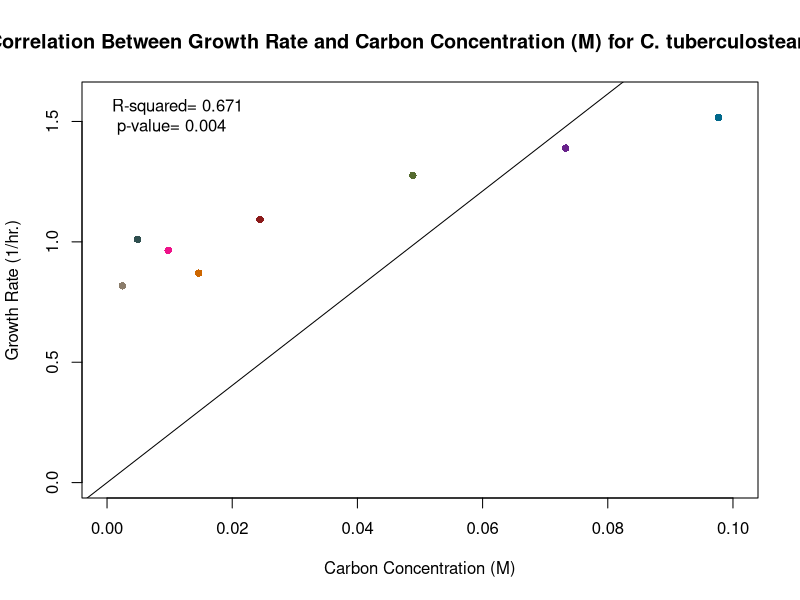
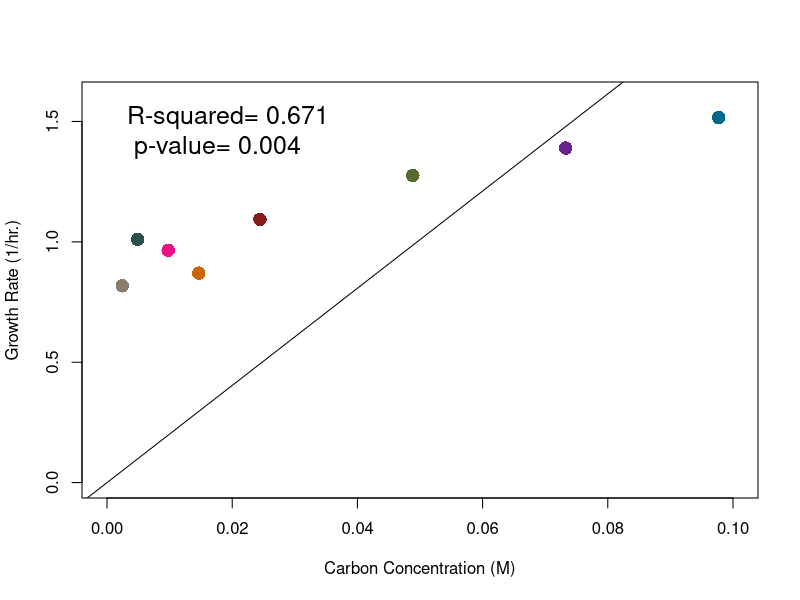
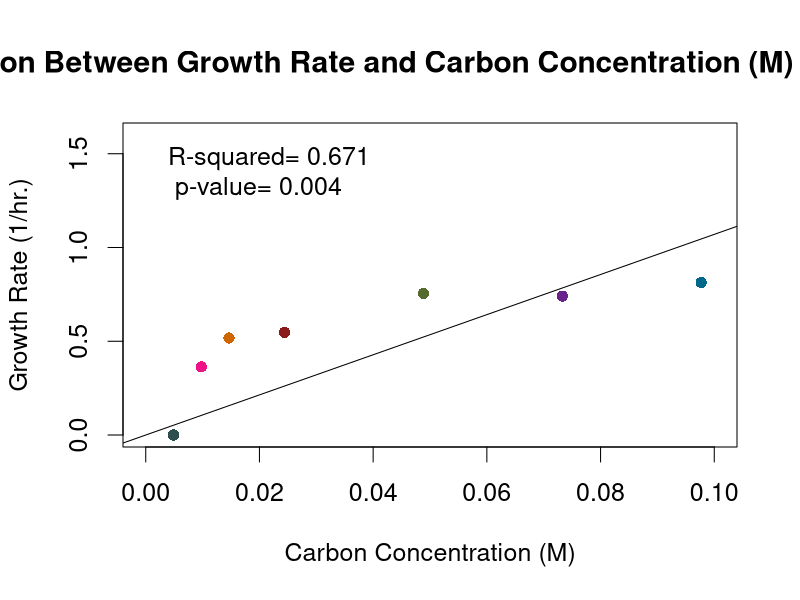
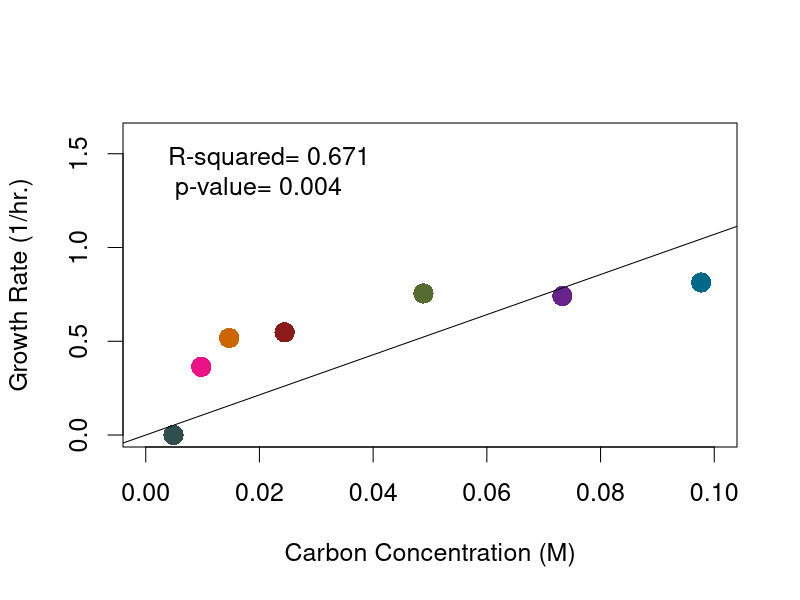
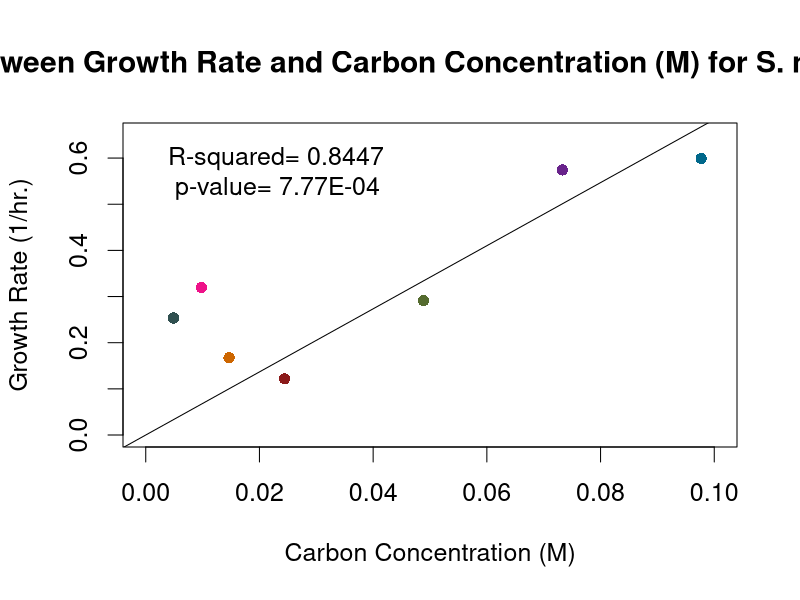
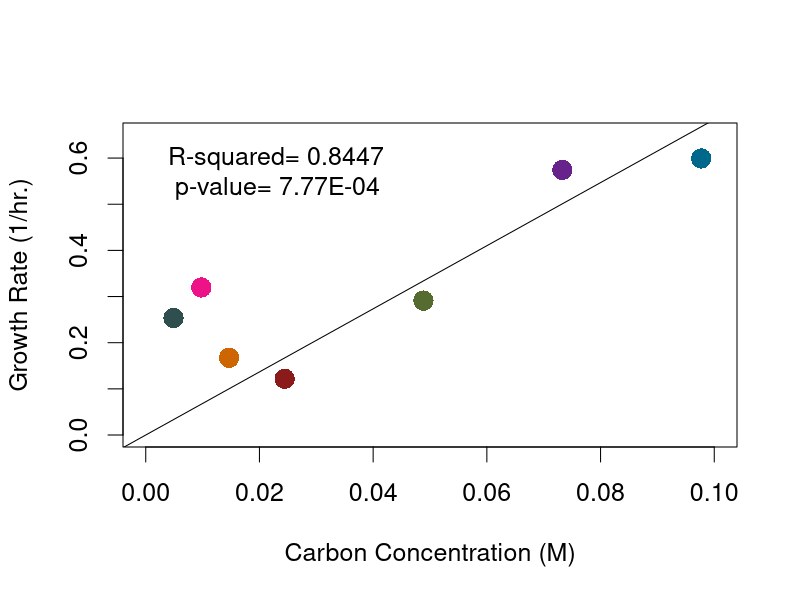
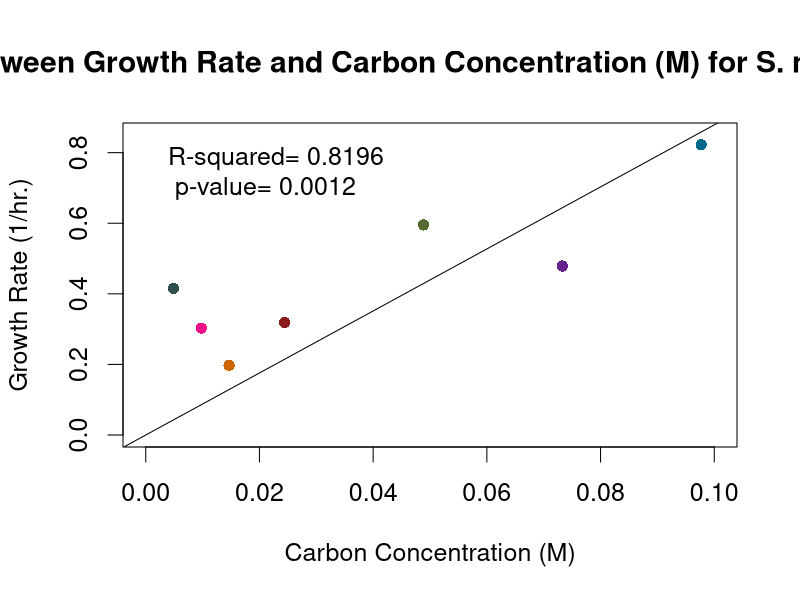
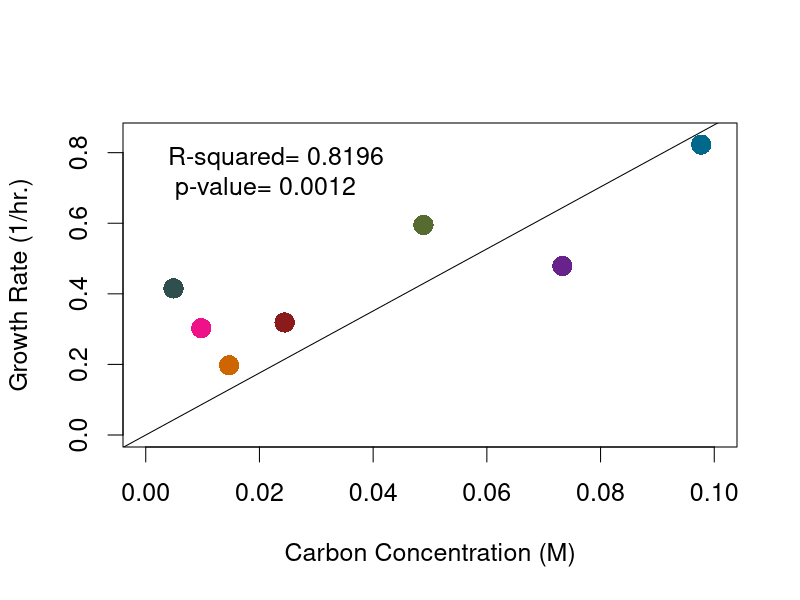

These figures' R source, in order:
#Last run 04/10/2020

#Clear Workspace 
rm(list=ls())

#################################################
#Create scatterplots for GR-CC relationships 
#################################################

####################################################################################################
#C. tuberculostearicum in carbon concentrations 
CC_Ct <- c(0.097702197,
           0.073276648,
           0.048851098,
           0.024425549,
           0.01465533,
           0.00977022,
           0.00488511,
           0.002442555)

GR_Ct <- c(1.5164,
           1.389425,
           1.276025,
           1.093125,
           0.870075,
           0.9651,
           1.01045,
           0.8175)

DF_Ct <- data.frame(CC_Ct, GR_Ct)
DF_Ct

#Generate a linear regression model of the two variables with the lm function 
Ct.lm <- lm(GR_Ct ~ CC_Ct + 1, data=DF_Ct)
Ct.lm2 <- lm(GR_Ct ~ 0 + CC_Ct, data=DF_Ct) #Tells the lm() to fit the line through the origin
summary(Ct.lm)
summary(Ct.lm2)

#Colors
colors <- c("deepskyblue4", "darkorchid4", "darkolivegreen", "firebrick4", "darkorange3", "deeppink2", "darkslategray", "bisque4")


#Create scatter plot of points using plot function
plot(CC_Ct, GR_Ct,
     xlab="Carbon Concentration (M)",
     ylab="Growth Rate (1/hr.)",
     xlim= c(0, 0.1),
     ylim= c(0, 1.6),
     col = colors,
     main="Correlation Between Growth Rate and Carbon Concentration (M) for C. tuberculostearicum",
     pch=16)

abline(lm(Ct.lm2))
legend("topleft", bty="n", legend= paste("R-squared= 0.671 \n p-value= 0.004"))

#abline(lm(Ct.lm))
#legend("topleft", bty="n", legend= paste("R-squared= 0.910 \n p-value= 0.00016"))

#Create scatter plot of points using plot function - without graph labels 
plot(CC_Ct, GR_Ct,
     xlab= "Carbon Concentration (M)",
     ylab= "Growth Rate (1/hr.)",
     xlim= c(0, 0.1),
     ylim= c(0, 1.6),
     cex= 1.8,
     col = colors,
     pch=16)

abline(lm(Ct.lm2))
op <- par(cex= 1.5)
legend("topleft", bty="n", legend= paste("R-squared= 0.671 \n p-value= 0.004"))

####################################################################################################
#S. aureus in carbon concentrations 
CC_Sa <- c(0.097702197,
           0.073276648,
           0.048851098,
           0.024425549,
           0.01465533,
           0.00977022,
           0.00488511)

GR_Sa <- c(0.81335,
           0.740675,
           0.7548,
           0.5476,
           0.517275,
           0.363366667,
           0)

DF_Sa <- data.frame(CC_Sa, GR_Sa)
DF_Sa

#Colors
colors <- c("deepskyblue4", "darkorchid4", "darkolivegreen", "firebrick4", "darkorange3", "deeppink2", "darkslategray", "bisque4")

#Generate a linear regression model of the two variables with the lm function 
Sa.lm <- lm(GR_Sa ~ CC_Sa + 1, data=DF_Sa)
Sa.lm2 <- lm(GR_Sa ~ 0 + CC_Sa, data=DF_Sa) #Tells the lm() to fit the line through the origin
summary(Sa.lm)
summary(Sa.lm2)

#Create scatter plot of points using plot function
plot(CC_Sa, GR_Sa,
     xlab="Carbon Concentration (M)",
     ylab="Growth Rate (1/hr.)",
     xlim= c(0, 0.1),
     ylim= c(0, 1.6),
     col = colors,
     main="Correlation Between Growth Rate and Carbon Concentration (M) for S. aureus",
     pch=16)

abline(lm(Sa.lm2))
legend("topleft", bty="n", legend= paste("R-squared= 0.671 \n p-value= 0.004"))

#abline(lm(Sa.lm))
#legend("topleft", bty="n", legend= paste("R-squared= 0.910 \n p-value= 0.00016"))

#Create scatter plot of points using plot function - without graph labels 
plot(CC_Sa, GR_Sa,
     xlab= "Carbon Concentration (M)",
     ylab= "Growth Rate (1/hr.)",
     xlim= c(0, 0.1),
     ylim= c(0, 1.6),
     cex= 1.8,
     col = colors,
     pch=16)

abline(lm(Sa.lm2))
op <- par(cex= 1.5)
legend("topleft", bty="n", legend= paste("R-squared= 0.671 \n p-value= 0.004"))

###########################################################################################
#S. non-aureus str 1839 in carbon concentrations 
CC_Sna1839 <- c(0.097702197,
           0.073276648,
           0.048851098,
           0.024425549,
           0.01465533,
           0.00977022,
           0.00488511)

GR_Sna1839 <- c(0.599175,
                0.57435,
                0.29115,
                0.1218,
                0.16725,
                0.3196,
                0.253466667)

DF_Sna1839 <- data.frame(CC_Sna1839, GR_Sna1839)
DF_Sna1839

#Colors
colors <- c("deepskyblue4", "darkorchid4", "darkolivegreen", "firebrick4", "darkorange3", "deeppink2", "darkslategray", "bisque4")

#Generate a linear regression model of the two variables with the lm function 
Sna1839.lm <- lm(GR_Sna1839 ~ CC_Sna1839 + 1, data=DF_Sna1839)
Sna1839.lm2 <- lm(GR_Sna1839 ~ 0 + CC_Sna1839, data=DF_Sna1839) #Tells the lm() to fit the line through the origin
summary(Sna1839.lm)
summary(Sna1839.lm2)

#Create scatter plot of points using plot function
plot(CC_Sna1839, GR_Sna1839,
     xlab="Carbon Concentration (M)",
     ylab="Growth Rate (1/hr.)",
     xlim= c(0, 0.1),
     ylim= c(0, 0.65),
     col = colors,
     main="Correlation Between Growth Rate and Carbon Concentration (M) for S. non-aureus str 1839",
     pch=16)

abline(lm(Sna1839.lm2))
legend("topleft", bty="n", legend= paste("R-squared= 0.8447 \n p-value= 7.77E-04"))

#abline(lm(Sna1839.lm))
#legend("topleft", bty="n", legend= paste("R-squared= 0.910 \n p-value= 0.00016"))

#Create scatter plot of points using plot function - without graph labels 
plot(CC_Sna1839, GR_Sna1839,
     xlab= "Carbon Concentration (M)",
     ylab= "Growth Rate (1/hr.)",
     xlim= c(0, 0.1),
     ylim= c(0, 0.65),
     cex= 1.8,
     col = colors,
     pch=16)

abline(lm(Sna1839.lm2))
op <- par(cex= 1.5)
legend("topleft", bty="n", legend= paste("R-squared= 0.8447 \n p-value= 7.77E-04"))

##########################################################################################3
##S. non-aureus str 1850 in carbon concentrations

CC_Sna1850 <- c(0.097702197,
                0.073276648,
                0.048851098,
                0.024425549,
                0.01465533,
                0.00977022,
                0.00488511)

GR_Sna1850 <- c(0.822725,
                0.47875,
                0.595275,
                0.3188,
                0.197575,
                0.30275,
                0.415366667)

DF_Sna1850 <- data.frame(CC_Sna1850, GR_Sna1850)
DF_Sna1850

#Generate a linear regression model of the two variables with the lm function 
Sna1850.lm <- lm(GR_Sna1850 ~ CC_Sna1850 + 1, data=DF_Sna1850)
Sna1850.lm2 <- lm(GR_Sna1850 ~ 0 + CC_Sna1850, data=DF_Sna1850) #Tells the lm() to fit the line through the origin
summary(Sna1850.lm)
summary(Sna1850.lm2)

#Colors
colors <- c("deepskyblue4", "darkorchid4", "darkolivegreen", "firebrick4", "darkorange3", "deeppink2", "darkslategray", "bisque4")

#Create scatter plot of points using plot function
plot(CC_Sna1850, GR_Sna1850,
     xlab="Carbon Concentration (M)",
     ylab="Growth Rate (1/hr.)",
     xlim= c(0, 0.1),
     ylim= c(0, 0.85),
     col = colors,
     main="Correlation Between Growth Rate and Carbon Concentration (M) for S. non-aureus str 1850",
     pch=16)

abline(lm(Sna1850.lm2))
legend("topleft", bty="n", legend= paste("R-squared= 0.8196 \n p-value= 0.0012"))

#abline(lm(Sna1850.lm))
#legend("topleft", bty="n", legend= paste("R-squared= 0.910 \n p-value= 0.00016"))

#Create scatter plot of points using plot function - without graph labels 
plot(CC_Sna1850, GR_Sna1850,
     xlab= "Carbon Concentration (M)",
     ylab= "Growth Rate (1/hr.)",
     xlim= c(0, 0.1),
     ylim= c(0, 0.85),
     cex= 1.8,
     col = colors,
     pch=16)

abline(lm(Sna1850.lm2))
op <- par(cex= 1.5)
legend("topleft", bty="n", legend= paste("R-squared= 0.8196 \n p-value= 0.0012"))

#######################################################################################
##S. non-aureus str 1867 in carbon concentrations

CC_Sna1867 <- c(0.097702197,
                0.073276648,
                0.048851098,
                0.024425549,
                0.01465533,
                0.00977022,
                0.00488511)

GR_Sna1867 <- c(0.9857,
                0.6512,
                0.844475,
                0.285375,
                0.307625,
                0.3798,
                0.47725)

DF_Sna1867 <- data.frame(CC_Sna1867, GR_Sna1867)
DF_Sna1867

#Generate a linear regression model of the two variables with the lm function 
Sna1867.lm <- lm(GR_Sna1867 ~ CC_Sna1867 + 1, data=DF_Sna1867)
Sna1867.lm2 <- lm(GR_Sna1867 ~ 0 + CC_Sna1867, data=DF_Sna1867) #Tells the lm() to fit the line through the origin
summary(Sna1867.lm)
summary(Sna1867.lm2)

#Colors
colors <- c("deepskyblue4", "darkorchid4", "darkolivegreen", "firebrick4", "darkorange3", "deeppink2", "darkslategray", "bisque4")

#Create scatter plot of points using plot function
plot(CC_Sna1867, GR_Sna1867,
     xlab="Carbon Concentration (M)",
     ylab="Growth Rate (1/hr.)",
     xlim= c(0, 0.1),
     ylim= c(0, 1.0),
     col = colors,
     main="Correlation Between Growth Rate and Carbon Concentration (M) for S. non-aureus str 1867",
     pch=16)

abline(lm(Sna1867.lm2))
legend("topleft", bty="n", legend= paste("R-squared= 0.8238 \n p-value= 0.0011"))

#abline(lm(Sna1867.lm))
#legend("topleft", bty="n", legend= paste("R-squared= 0.910 \n p-value= 0.00016"))

#Create scatter plot of points using plot function - without graph labels 
plot(CC_Sna1867, GR_Sna1867,
     xlab= "Carbon Concentration (M)",
     ylab= "Growth Rate (1/hr.)",
     xlim= c(0, 0.1),
     ylim= c(0, 1.0),
     cex= 1.8,
     col = colors,
     pch=16)

abline(lm(Sna1867.lm2))
op <- par(cex= 1.5)
legend("topleft", bty="n", legend= paste("R-squared= 0.8238 \n p-value= 0.0011"))